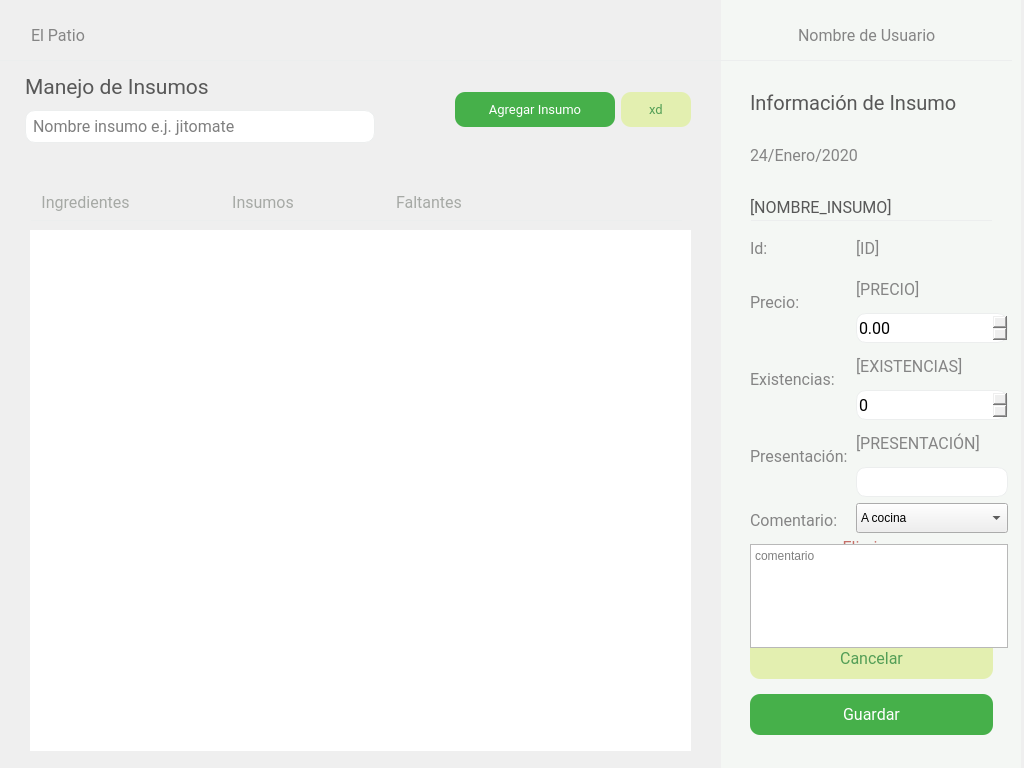
<?xml version="1.0" encoding="UTF-8"?>
<ui version="4.0">
 <class>almacenista_menu</class>
 <widget class="QWidget" name="almacenista_menu">
  <property name="geometry">
   <rect>
    <x>0</x>
    <y>0</y>
    <width>1024</width>
    <height>768</height>
   </rect>
  </property>
  <property name="windowTitle">
   <string>Form</string>
  </property>
  <widget class="QScrollArea" name="scrollSideBar">
   <property name="geometry">
    <rect>
     <x>741</x>
     <y>230</y>
     <width>271</width>
     <height>461</height>
    </rect>
   </property>
   <property name="minimumSize">
    <size>
     <width>0</width>
     <height>0</height>
    </size>
   </property>
   <property name="cursor" stdset="0">
    <cursorShape>ArrowCursor</cursorShape>
   </property>
   <property name="mouseTracking">
    <bool>false</bool>
   </property>
   <property name="styleSheet">
    <string notr="true"/>
   </property>
   <property name="verticalScrollBarPolicy">
    <enum>Qt::ScrollBarAsNeeded</enum>
   </property>
   <property name="horizontalScrollBarPolicy">
    <enum>Qt::ScrollBarAlwaysOff</enum>
   </property>
   <property name="sizeAdjustPolicy">
    <enum>QAbstractScrollArea::AdjustToContents</enum>
   </property>
   <property name="widgetResizable">
    <bool>true</bool>
   </property>
   <widget class="QWidget" name="scrollareaalbumSidebar">
    <property name="geometry">
     <rect>
      <x>0</x>
      <y>0</y>
      <width>269</width>
      <height>459</height>
     </rect>
    </property>
    <property name="cursor">
     <cursorShape>PointingHandCursor</cursorShape>
    </property>
    <property name="autoFillBackground">
     <bool>true</bool>
    </property>
    <layout class="QGridLayout" name="gridLayout_3">
     <item row="0" column="0">
      <layout class="QGridLayout" name="gridLayout_4">
       <property name="sizeConstraint">
        <enum>QLayout::SetMaximumSize</enum>
       </property>
      </layout>
     </item>
    </layout>
   </widget>
  </widget>
  <widget class="QLabel" name="sideBar">
   <property name="geometry">
    <rect>
     <x>721</x>
     <y>0</y>
     <width>300</width>
     <height>768</height>
    </rect>
   </property>
   <property name="styleSheet">
    <string notr="true">background-color: rgb(244, 247, 244);</string>
   </property>
   <property name="text">
    <string/>
   </property>
  </widget>
  <widget class="QWidget" name="layoutWidget_3">
   <property name="geometry">
    <rect>
     <x>750</x>
     <y>80</y>
     <width>241</width>
     <height>98</height>
    </rect>
   </property>
   <layout class="QVBoxLayout" name="SideBarLetras">
    <item>
     <widget class="QLabel" name="elPatio_4">
      <property name="font">
       <font>
        <family>Roboto</family>
        <pointsize>15</pointsize>
       </font>
      </property>
      <property name="styleSheet">
       <string notr="true">color: #585858
</string>
      </property>
      <property name="text">
       <string>Información de Insumo</string>
      </property>
      <property name="wordWrap">
       <bool>true</bool>
      </property>
     </widget>
    </item>
    <item>
     <widget class="QLabel" name="lb_fecha">
      <property name="font">
       <font>
        <family>Roboto</family>
        <pointsize>12</pointsize>
       </font>
      </property>
      <property name="styleSheet">
       <string notr="true">color: rgb(133, 133, 133);
</string>
      </property>
      <property name="text">
       <string>24/Enero/2020</string>
      </property>
     </widget>
    </item>
   </layout>
  </widget>
  <widget class="QLabel" name="line_3">
   <property name="geometry">
    <rect>
     <x>751</x>
     <y>220</y>
     <width>241</width>
     <height>1</height>
    </rect>
   </property>
   <property name="styleSheet">
    <string notr="true">background-color: rgb(236, 238, 238);
</string>
   </property>
   <property name="text">
    <string/>
   </property>
  </widget>
  <widget class="QWidget" name="layoutWidget_2">
   <property name="geometry">
    <rect>
     <x>-9</x>
     <y>20</y>
     <width>731</width>
     <height>30</height>
    </rect>
   </property>
   <layout class="QHBoxLayout" name="Encabezados2">
    <item>
     <spacer name="horizontalSpacer_4">
      <property name="orientation">
       <enum>Qt::Horizontal</enum>
      </property>
      <property name="sizeType">
       <enum>QSizePolicy::Preferred</enum>
      </property>
      <property name="sizeHint" stdset="0">
       <size>
        <width>40</width>
        <height>20</height>
       </size>
      </property>
     </spacer>
    </item>
    <item>
     <widget class="QLabel" name="elPatio">
      <property name="font">
       <font>
        <family>Roboto</family>
        <pointsize>12</pointsize>
       </font>
      </property>
      <property name="styleSheet">
       <string notr="true">color: rgb(133, 133, 133);
</string>
      </property>
      <property name="text">
       <string>El Patio</string>
      </property>
     </widget>
    </item>
    <item>
     <spacer name="horizontalSpacer_3">
      <property name="orientation">
       <enum>Qt::Horizontal</enum>
      </property>
      <property name="sizeHint" stdset="0">
       <size>
        <width>40</width>
        <height>20</height>
       </size>
      </property>
     </spacer>
    </item>
   </layout>
  </widget>
  <widget class="QWidget" name="layoutWidget_5">
   <property name="geometry">
    <rect>
     <x>721</x>
     <y>20</y>
     <width>291</width>
     <height>30</height>
    </rect>
   </property>
   <layout class="QHBoxLayout" name="Encabezados">
    <item>
     <spacer name="horizontalSpacer">
      <property name="orientation">
       <enum>Qt::Horizontal</enum>
      </property>
      <property name="sizeHint" stdset="0">
       <size>
        <width>40</width>
        <height>20</height>
       </size>
      </property>
     </spacer>
    </item>
    <item>
     <widget class="QLabel" name="nombre_usuario">
      <property name="font">
       <font>
        <family>Roboto</family>
        <pointsize>12</pointsize>
       </font>
      </property>
      <property name="styleSheet">
       <string notr="true">color: rgb(133, 133, 133);
</string>
      </property>
      <property name="text">
       <string>Nombre de Usuario</string>
      </property>
     </widget>
    </item>
    <item>
     <spacer name="horizontalSpacer_2">
      <property name="orientation">
       <enum>Qt::Horizontal</enum>
      </property>
      <property name="sizeHint" stdset="0">
       <size>
        <width>40</width>
        <height>20</height>
       </size>
      </property>
     </spacer>
    </item>
   </layout>
  </widget>
  <widget class="QLabel" name="line_2">
   <property name="geometry">
    <rect>
     <x>31</x>
     <y>220</y>
     <width>651</width>
     <height>1</height>
    </rect>
   </property>
   <property name="styleSheet">
    <string notr="true">background-color: rgb(236, 238, 238);
</string>
   </property>
   <property name="text">
    <string/>
   </property>
  </widget>
  <widget class="QWidget" name="layoutWidget_6">
   <property name="geometry">
    <rect>
     <x>41</x>
     <y>190</y>
     <width>421</width>
     <height>26</height>
    </rect>
   </property>
   <layout class="QHBoxLayout" name="botonesMenu">
    <item>
     <widget class="QPushButton" name="btnTodo">
      <property name="font">
       <font>
        <family>Roboto</family>
        <pointsize>12</pointsize>
        <weight>50</weight>
        <bold>false</bold>
       </font>
      </property>
      <property name="cursor">
       <cursorShape>PointingHandCursor</cursorShape>
      </property>
      <property name="styleSheet">
       <string notr="true">*{
	border: none;
	color: #A6A9A5;
}

:hover{
	color: #585858;
}
</string>
      </property>
      <property name="text">
       <string>Ingredientes</string>
      </property>
     </widget>
    </item>
    <item>
     <spacer name="horizontalSpacer_6">
      <property name="orientation">
       <enum>Qt::Horizontal</enum>
      </property>
      <property name="sizeHint" stdset="0">
       <size>
        <width>40</width>
        <height>20</height>
       </size>
      </property>
     </spacer>
    </item>
    <item>
     <widget class="QPushButton" name="btnPlatillos">
      <property name="font">
       <font>
        <family>Roboto</family>
        <pointsize>12</pointsize>
        <weight>50</weight>
        <bold>false</bold>
       </font>
      </property>
      <property name="cursor">
       <cursorShape>PointingHandCursor</cursorShape>
      </property>
      <property name="styleSheet">
       <string notr="true">*{
	border: none;
	color: #A6A9A5;
}

:hover{
	color: #585858;
}
</string>
      </property>
      <property name="text">
       <string>Insumos</string>
      </property>
     </widget>
    </item>
    <item>
     <spacer name="horizontalSpacer_7">
      <property name="orientation">
       <enum>Qt::Horizontal</enum>
      </property>
      <property name="sizeHint" stdset="0">
       <size>
        <width>40</width>
        <height>20</height>
       </size>
      </property>
     </spacer>
    </item>
    <item>
     <widget class="QPushButton" name="btnBebidas">
      <property name="font">
       <font>
        <family>Roboto</family>
        <pointsize>12</pointsize>
        <weight>50</weight>
        <bold>false</bold>
       </font>
      </property>
      <property name="cursor">
       <cursorShape>PointingHandCursor</cursorShape>
      </property>
      <property name="styleSheet">
       <string notr="true">*{
	border: none;
	color: #A6A9A5;
}

:hover{
	color: #585858;
}
</string>
      </property>
      <property name="text">
       <string>Faltantes</string>
      </property>
     </widget>
    </item>
   </layout>
  </widget>
  <widget class="QLabel" name="line">
   <property name="geometry">
    <rect>
     <x>-9</x>
     <y>60</y>
     <width>1021</width>
     <height>1</height>
    </rect>
   </property>
   <property name="styleSheet">
    <string notr="true">background-color: rgb(236, 238, 238);
</string>
   </property>
   <property name="text">
    <string/>
   </property>
  </widget>
  <widget class="QWidget" name="layoutWidget">
   <property name="geometry">
    <rect>
     <x>750</x>
     <y>510</y>
     <width>243</width>
     <height>225</height>
    </rect>
   </property>
   <layout class="QVBoxLayout" name="verticalLayout">
    <property name="spacing">
     <number>15</number>
    </property>
    <item>
     <spacer name="verticalSpacer">
      <property name="orientation">
       <enum>Qt::Vertical</enum>
      </property>
      <property name="sizeHint" stdset="0">
       <size>
        <width>20</width>
        <height>40</height>
       </size>
      </property>
     </spacer>
    </item>
    <item>
     <widget class="QPushButton" name="btnEliminarInsumo">
      <property name="minimumSize">
       <size>
        <width>0</width>
        <height>40</height>
       </size>
      </property>
      <property name="font">
       <font>
        <family>Roboto</family>
        <pointsize>12</pointsize>
       </font>
      </property>
      <property name="styleSheet">
       <string notr="true">*{
	color: #C56E68;
	background:none;
	border: none;
	border-radius: 10px;
}

:hover{
	background-color: white;
	border: 1px solid #C56E68;
	color: #C56E68;
}</string>
      </property>
      <property name="text">
       <string>Eliminar</string>
      </property>
     </widget>
    </item>
    <item>
     <widget class="QPushButton" name="btn_editar_insumo">
      <property name="minimumSize">
       <size>
        <width>241</width>
        <height>41</height>
       </size>
      </property>
      <property name="maximumSize">
       <size>
        <width>16777215</width>
        <height>16777215</height>
       </size>
      </property>
      <property name="font">
       <font>
        <family>Roboto</family>
        <pointsize>12</pointsize>
       </font>
      </property>
      <property name="cursor">
       <cursorShape>PointingHandCursor</cursorShape>
      </property>
      <property name="styleSheet">
       <string notr="true">*{
	color: white;
	border-radius: 10px;
	background-color: #46B04A;
	border: none;
	padding: 5px;
}

:hover{
	background-color: white;
	border: 1px solid #46B04A;
	color: #46B04A;
}</string>
      </property>
      <property name="text">
       <string>Editar</string>
      </property>
     </widget>
    </item>
    <item>
     <widget class="QPushButton" name="btn_cancelar">
      <property name="minimumSize">
       <size>
        <width>241</width>
        <height>41</height>
       </size>
      </property>
      <property name="maximumSize">
       <size>
        <width>16777215</width>
        <height>16777215</height>
       </size>
      </property>
      <property name="font">
       <font>
        <family>Roboto</family>
        <pointsize>12</pointsize>
       </font>
      </property>
      <property name="cursor">
       <cursorShape>PointingHandCursor</cursorShape>
      </property>
      <property name="styleSheet">
       <string notr="true">*{
	color: #539E56;
	border-radius: 10px;
	background-color: #E3EFB0;
	border: none;
	padding: 5px;
}

:hover{
	background-color: white;
	border: 1px solid #46B04A;
	color: #46B04A;
}</string>
      </property>
      <property name="text">
       <string>Cancelar</string>
      </property>
     </widget>
    </item>
    <item>
     <widget class="QPushButton" name="btn_guardar">
      <property name="minimumSize">
       <size>
        <width>241</width>
        <height>41</height>
       </size>
      </property>
      <property name="maximumSize">
       <size>
        <width>16777215</width>
        <height>16777215</height>
       </size>
      </property>
      <property name="font">
       <font>
        <family>Roboto</family>
        <pointsize>12</pointsize>
       </font>
      </property>
      <property name="cursor">
       <cursorShape>PointingHandCursor</cursorShape>
      </property>
      <property name="styleSheet">
       <string notr="true">*{
	color: white;
	border-radius: 10px;
	background-color: #46B04A;
	border: none;
	padding: 5px;
}

:hover{
	background-color: white;
	border: 1px solid #46B04A;
	color: #46B04A;
}</string>
      </property>
      <property name="text">
       <string>Guardar</string>
      </property>
     </widget>
    </item>
   </layout>
  </widget>
  <widget class="QWidget" name="layoutWidget">
   <property name="geometry">
    <rect>
     <x>10</x>
     <y>70</y>
     <width>681</width>
     <height>79</height>
    </rect>
   </property>
   <layout class="QHBoxLayout" name="BtnsMenu">
    <property name="spacing">
     <number>6</number>
    </property>
    <property name="leftMargin">
     <number>0</number>
    </property>
    <property name="rightMargin">
     <number>0</number>
    </property>
    <item>
     <layout class="QVBoxLayout" name="verticalLayout_2">
      <property name="leftMargin">
       <number>15</number>
      </property>
      <property name="topMargin">
       <number>0</number>
      </property>
      <property name="bottomMargin">
       <number>6</number>
      </property>
      <item>
       <widget class="QLabel" name="elPatio_2">
        <property name="font">
         <font>
          <family>Roboto</family>
          <pointsize>16</pointsize>
         </font>
        </property>
        <property name="styleSheet">
         <string notr="true">color: #585858
</string>
        </property>
        <property name="text">
         <string>Manejo de Insumos</string>
        </property>
       </widget>
      </item>
      <item>
       <widget class="QLineEdit" name="ln_nombre_insumo">
        <property name="minimumSize">
         <size>
          <width>350</width>
          <height>30</height>
         </size>
        </property>
        <property name="font">
         <font>
          <family>Roboto</family>
          <pointsize>12</pointsize>
         </font>
        </property>
        <property name="styleSheet">
         <string notr="true">border-radius: 10px;
border: 1px solid #ECEEEE;
padding: 5px;</string>
        </property>
        <property name="placeholderText">
         <string>Nombre insumo e.j. jitomate</string>
        </property>
       </widget>
      </item>
     </layout>
    </item>
    <item>
     <spacer name="horizontalSpacer_5">
      <property name="orientation">
       <enum>Qt::Horizontal</enum>
      </property>
      <property name="sizeHint" stdset="0">
       <size>
        <width>40</width>
        <height>20</height>
       </size>
      </property>
     </spacer>
    </item>
    <item>
     <widget class="QPushButton" name="btn_agregar_insumo">
      <property name="minimumSize">
       <size>
        <width>160</width>
        <height>35</height>
       </size>
      </property>
      <property name="maximumSize">
       <size>
        <width>100</width>
        <height>16777215</height>
       </size>
      </property>
      <property name="font">
       <font>
        <family>Roboto</family>
        <pointsize>10</pointsize>
       </font>
      </property>
      <property name="cursor">
       <cursorShape>PointingHandCursor</cursorShape>
      </property>
      <property name="styleSheet">
       <string notr="true">*{
	color: white;
	border-radius: 10px;
	background-color: #46B04A;
	border: none;
	padding: 5px;
}

:hover{
	background-color: white;
	border: 1px solid #46B04A;
	color: #46B04A;
}</string>
      </property>
      <property name="text">
       <string>Agregar Insumo</string>
      </property>
     </widget>
    </item>
    <item>
     <widget class="QPushButton" name="btn_xd">
      <property name="minimumSize">
       <size>
        <width>70</width>
        <height>35</height>
       </size>
      </property>
      <property name="maximumSize">
       <size>
        <width>60</width>
        <height>16777215</height>
       </size>
      </property>
      <property name="font">
       <font>
        <family>Roboto</family>
        <pointsize>10</pointsize>
       </font>
      </property>
      <property name="cursor">
       <cursorShape>PointingHandCursor</cursorShape>
      </property>
      <property name="styleSheet">
       <string notr="true">*{
	color: #539E56;
	border-radius: 10px;
	background-color: #E3EFB0;
	border: none;
	padding: 5px;
}

:hover{
	background-color: white;
	border: 1px solid #46B04A;
	color: #46B04A;
}</string>
      </property>
      <property name="text">
       <string>xd</string>
      </property>
     </widget>
    </item>
   </layout>
  </widget>
  <widget class="QWidget" name="layoutWidget">
   <property name="geometry">
    <rect>
     <x>750</x>
     <y>190</y>
     <width>258</width>
     <height>458</height>
    </rect>
   </property>
   <layout class="QFormLayout" name="formLayout">
    <item row="0" column="0" colspan="2">
     <widget class="QLabel" name="lb_nombre_insumo">
      <property name="minimumSize">
       <size>
        <width>100</width>
        <height>35</height>
       </size>
      </property>
      <property name="font">
       <font>
        <family>Roboto</family>
        <pointsize>12</pointsize>
       </font>
      </property>
      <property name="styleSheet">
       <string notr="true">color: #585858
</string>
      </property>
      <property name="text">
       <string>[NOMBRE_INSUMO]</string>
      </property>
     </widget>
    </item>
    <item row="1" column="0">
     <widget class="QLabel" name="label">
      <property name="minimumSize">
       <size>
        <width>100</width>
        <height>35</height>
       </size>
      </property>
      <property name="font">
       <font>
        <family>Roboto</family>
        <pointsize>12</pointsize>
       </font>
      </property>
      <property name="styleSheet">
       <string notr="true">color: rgb(133, 133, 133);
</string>
      </property>
      <property name="text">
       <string>Id:</string>
      </property>
     </widget>
    </item>
    <item row="1" column="1">
     <widget class="QLabel" name="lb_id_insumo">
      <property name="minimumSize">
       <size>
        <width>100</width>
        <height>35</height>
       </size>
      </property>
      <property name="font">
       <font>
        <family>Roboto</family>
        <pointsize>12</pointsize>
       </font>
      </property>
      <property name="styleSheet">
       <string notr="true">color: rgb(133, 133, 133);
</string>
      </property>
      <property name="text">
       <string>[ID]</string>
      </property>
     </widget>
    </item>
    <item row="2" column="0">
     <widget class="QLabel" name="label_3">
      <property name="minimumSize">
       <size>
        <width>100</width>
        <height>35</height>
       </size>
      </property>
      <property name="font">
       <font>
        <family>Roboto</family>
        <pointsize>12</pointsize>
       </font>
      </property>
      <property name="styleSheet">
       <string notr="true">color: rgb(133, 133, 133);
</string>
      </property>
      <property name="text">
       <string>Precio:</string>
      </property>
     </widget>
    </item>
    <item row="2" column="1">
     <layout class="QVBoxLayout" name="verticalLayout_3">
      <item>
       <widget class="QLabel" name="lb_precio_insumo">
        <property name="minimumSize">
         <size>
          <width>100</width>
          <height>35</height>
         </size>
        </property>
        <property name="font">
         <font>
          <family>Roboto</family>
          <pointsize>12</pointsize>
         </font>
        </property>
        <property name="styleSheet">
         <string notr="true">color: rgb(133, 133, 133);
</string>
        </property>
        <property name="text">
         <string>[PRECIO]</string>
        </property>
        <property name="wordWrap">
         <bool>true</bool>
        </property>
       </widget>
      </item>
      <item>
       <widget class="QDoubleSpinBox" name="spinBox_precio">
        <property name="minimumSize">
         <size>
          <width>100</width>
          <height>30</height>
         </size>
        </property>
        <property name="font">
         <font>
          <family>Roboto</family>
          <pointsize>12</pointsize>
         </font>
        </property>
        <property name="styleSheet">
         <string notr="true">border-radius: 10px;
border: 1px solid #ECEEEE;</string>
        </property>
        <property name="wrapping">
         <bool>false</bool>
        </property>
        <property name="buttonSymbols">
         <enum>QAbstractSpinBox::UpDownArrows</enum>
        </property>
        <property name="correctionMode">
         <enum>QAbstractSpinBox::CorrectToPreviousValue</enum>
        </property>
        <property name="maximum">
         <double>9999999.000000000000000</double>
        </property>
       </widget>
      </item>
     </layout>
    </item>
    <item row="3" column="0">
     <widget class="QLabel" name="label_4">
      <property name="minimumSize">
       <size>
        <width>100</width>
        <height>35</height>
       </size>
      </property>
      <property name="font">
       <font>
        <family>Roboto</family>
        <pointsize>12</pointsize>
       </font>
      </property>
      <property name="styleSheet">
       <string notr="true">color: rgb(133, 133, 133);
</string>
      </property>
      <property name="text">
       <string>Existencias:</string>
      </property>
     </widget>
    </item>
    <item row="3" column="1">
     <layout class="QVBoxLayout" name="verticalLayout_4">
      <item>
       <widget class="QLabel" name="lb_existencias_insumo">
        <property name="minimumSize">
         <size>
          <width>100</width>
          <height>35</height>
         </size>
        </property>
        <property name="font">
         <font>
          <family>Roboto</family>
          <pointsize>12</pointsize>
         </font>
        </property>
        <property name="styleSheet">
         <string notr="true">color: rgb(133, 133, 133);
</string>
        </property>
        <property name="text">
         <string>[EXISTENCIAS]</string>
        </property>
        <property name="wordWrap">
         <bool>true</bool>
        </property>
       </widget>
      </item>
      <item>
       <widget class="QSpinBox" name="spinBox_existencias">
        <property name="minimumSize">
         <size>
          <width>100</width>
          <height>30</height>
         </size>
        </property>
        <property name="font">
         <font>
          <family>Roboto</family>
          <pointsize>12</pointsize>
         </font>
        </property>
        <property name="styleSheet">
         <string notr="true">border-radius: 10px;
border: 1px solid #ECEEEE;</string>
        </property>
       </widget>
      </item>
     </layout>
    </item>
    <item row="4" column="0">
     <widget class="QLabel" name="label_5">
      <property name="minimumSize">
       <size>
        <width>100</width>
        <height>35</height>
       </size>
      </property>
      <property name="font">
       <font>
        <family>Roboto</family>
        <pointsize>12</pointsize>
       </font>
      </property>
      <property name="styleSheet">
       <string notr="true">color: rgb(133, 133, 133);
</string>
      </property>
      <property name="text">
       <string>Presentación:</string>
      </property>
     </widget>
    </item>
    <item row="4" column="1">
     <layout class="QVBoxLayout" name="verticalLayout_5">
      <item>
       <widget class="QLabel" name="lb_presentacion_insumo">
        <property name="minimumSize">
         <size>
          <width>100</width>
          <height>35</height>
         </size>
        </property>
        <property name="font">
         <font>
          <family>Roboto</family>
          <pointsize>12</pointsize>
         </font>
        </property>
        <property name="styleSheet">
         <string notr="true">color: rgb(133, 133, 133);
</string>
        </property>
        <property name="text">
         <string>[PRESENTACIÓN]</string>
        </property>
        <property name="wordWrap">
         <bool>true</bool>
        </property>
       </widget>
      </item>
      <item>
       <widget class="QLineEdit" name="ln_presentacion">
        <property name="minimumSize">
         <size>
          <width>100</width>
          <height>30</height>
         </size>
        </property>
        <property name="font">
         <font>
          <family>Roboto</family>
          <pointsize>12</pointsize>
         </font>
        </property>
        <property name="styleSheet">
         <string notr="true">border-radius: 10px;
border: 1px solid #ECEEEE;</string>
        </property>
       </widget>
      </item>
     </layout>
    </item>
    <item row="5" column="0">
     <widget class="QLabel" name="label_7">
      <property name="minimumSize">
       <size>
        <width>100</width>
        <height>35</height>
       </size>
      </property>
      <property name="font">
       <font>
        <family>Roboto</family>
        <pointsize>12</pointsize>
       </font>
      </property>
      <property name="styleSheet">
       <string notr="true">color: rgb(133, 133, 133);
</string>
      </property>
      <property name="text">
       <string>Comentario:</string>
      </property>
     </widget>
    </item>
    <item row="5" column="1">
     <widget class="QComboBox" name="cbox_comentario">
      <property name="minimumSize">
       <size>
        <width>100</width>
        <height>30</height>
       </size>
      </property>
      <item>
       <property name="text">
        <string>A cocina</string>
       </property>
      </item>
      <item>
       <property name="text">
        <string>A barra</string>
       </property>
      </item>
      <item>
       <property name="text">
        <string>A piso</string>
       </property>
      </item>
      <item>
       <property name="text">
        <string>Caduco</string>
       </property>
      </item>
      <item>
       <property name="text">
        <string>Correción</string>
       </property>
      </item>
      <item>
       <property name="text">
        <string>Retiro por defecto</string>
       </property>
      </item>
      <item>
       <property name="text">
        <string>Retiro por siniestro</string>
       </property>
      </item>
      <item>
       <property name="text">
        <string>Retiro por maltrato</string>
       </property>
      </item>
      <item>
       <property name="text">
        <string>Otro</string>
       </property>
      </item>
     </widget>
    </item>
    <item row="6" column="0" colspan="2">
     <widget class="QPlainTextEdit" name="plainText_comentario">
      <property name="placeholderText">
       <string>comentario</string>
      </property>
     </widget>
    </item>
   </layout>
  </widget>
  <widget class="QTableView" name="tablaInsumos">
   <property name="geometry">
    <rect>
     <x>30</x>
     <y>230</y>
     <width>661</width>
     <height>521</height>
    </rect>
   </property>
   <property name="font">
    <font>
     <family>Roboto</family>
     <pointsize>10</pointsize>
    </font>
   </property>
   <property name="styleSheet">
    <string notr="true">*{
border:none;
selection-background-color: #46B04A;
}</string>
   </property>
   <property name="horizontalScrollBarPolicy">
    <enum>Qt::ScrollBarAsNeeded</enum>
   </property>
   <property name="editTriggers">
    <set>QAbstractItemView::NoEditTriggers</set>
   </property>
   <property name="alternatingRowColors">
    <bool>true</bool>
   </property>
   <property name="selectionMode">
    <enum>QAbstractItemView::SingleSelection</enum>
   </property>
   <property name="selectionBehavior">
    <enum>QAbstractItemView::SelectRows</enum>
   </property>
   <property name="textElideMode">
    <enum>Qt::ElideLeft</enum>
   </property>
   <property name="showGrid">
    <bool>false</bool>
   </property>
   <property name="sortingEnabled">
    <bool>true</bool>
   </property>
  </widget>
 </widget>
 <tabstops>
  <tabstop>btnTodo</tabstop>
  <tabstop>btnPlatillos</tabstop>
  <tabstop>btnBebidas</tabstop>
  <tabstop>btn_agregar_insumo</tabstop>
  <tabstop>btn_xd</tabstop>
  <tabstop>btn_editar_insumo</tabstop>
  <tabstop>scrollSideBar</tabstop>
 </tabstops>
 <resources/>
 <connections/>
</ui>
